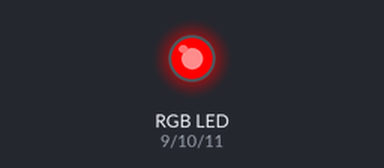
Simulated run of this sketch. Board: Arduino Uno, built with avr-gcc and run on an emulated ATmega328P. Parts: an RGB LED mixed from three pins (HIGH = lit). Dim RGB values are drawn brighter than linear.

Above: at 0.05 s.
At 4.95 s:
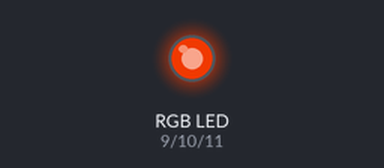
At 9.95 s:
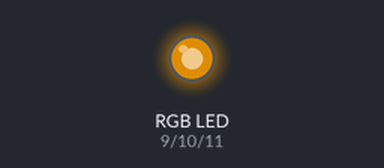
At 19.95 s:
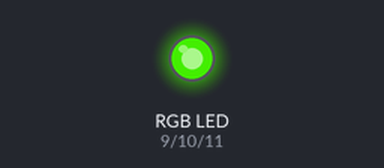
At 25.6 s:
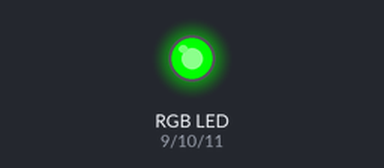
At 39.86 s:
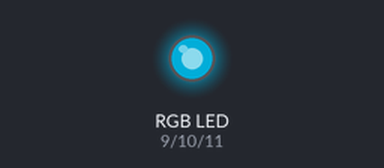
Timing chart, 0 to 40.0 s (numbered marks = the images above):
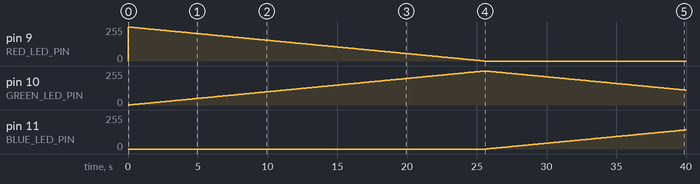

The sketch:

colorled.ino
```cpp
const int RED_LED_PIN = 9;
const int GREEN_LED_PIN = 10;
const int BLUE_LED_PIN = 11;

int redIntensity = 0;
int greenIntensity = 0;
int blueIntensity = 0;

const int DISPLAY_TIME = 100;

void setup() {}

void updateLed() {
   analogWrite(RED_LED_PIN, redIntensity);
   analogWrite(GREEN_LED_PIN, greenIntensity);
   analogWrite(BLUE_LED_PIN, blueIntensity);
 }

void loop() {
  for (  greenIntensity = 0 ;
         greenIntensity <= 255;
         greenIntensity++) {

     redIntensity = 255 - greenIntensity;
      updateLed();
      delay(DISPLAY_TIME );
    }

    for (blueIntensity = 0 ;
      blueIntensity <= 255;
      blueIntensity++) {
        greenIntensity = 255 - blueIntensity;
         updateLed();
        delay(DISPLAY_TIME );
      }

    for  (redIntensity = 0 ;
        redIntensity <= 255 ;
        redIntensity++) {
          blueIntensity = 255 - redIntensity;
          updateLed();
          delay(DISPLAY_TIME );
        }

}
```

Measured:
- by itself, pin 10 (GREEN_LED_PIN): rises from 0/255 to 255/255 in 25.4 s, then falls to 112/255 in 14.4 s
- by itself, pin 11 (BLUE_LED_PIN): moves from 0/255 to 143/255 over 14.2 s
- by itself, pin 9 (RED_LED_PIN): 0/255 → 255/255 at 0.00 s, → 254/255 0.10 s later, → 253/255 0.10 s later, → 252/255 0.10 s later, … (256 changes in this stretch)
